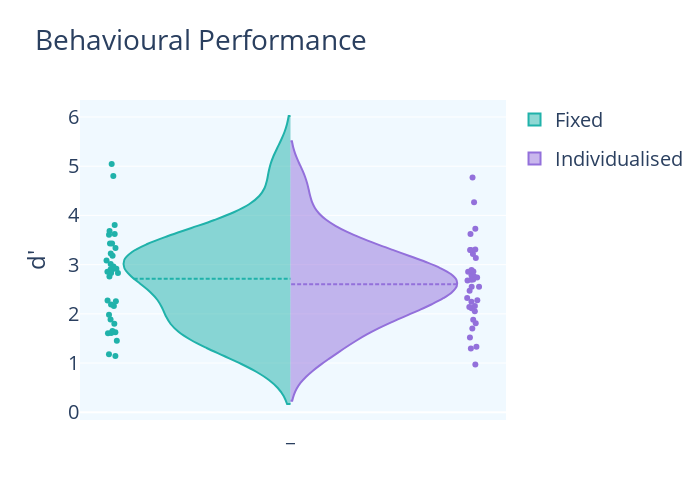

The notebook cell saved with this chart:
### Code cell
show_legend = [True,True,False,False]

fig = go.Figure()

# for i in range(0,len(pd.unique(df_plot['ROI']))):
i = 0
fig.add_trace(go.Violin(x= df_dprime_violin['label'][(df_dprime_violin['cond'] == 'Fixed') &
                                (df_dprime_violin['label'] == pd.unique(df_dprime_violin['label'])[i])],
                    y=df_dprime_violin['dprime'][(df_dprime_violin['cond'] == 'Fixed')&
                                        (df_dprime_violin['label'] == pd.unique(df_dprime_violin['label'])[i])],
                                        
                                        legendgroup='Fixed', scalegroup='Fixed', name='Fixed',
                    side='negative',
                    pointpos=-1.07, # where to position points
                    line_color='lightseagreen',
                    showlegend=show_legend[i],
                    ))
        

fig.add_trace(go.Violin(x=df_dprime_violin['label'][(df_dprime_violin['cond'] == 'Individualised') &
                                (df_dprime_violin['label'] == pd.unique(df_dprime_violin['label'])[i])],
                    y=df_dprime_violin['dprime'][(df_dprime_violin['cond'] == 'Individualised')&
                                        (df_dprime_violin['label'] == pd.unique(df_dprime_violin['label'])[i])],
                    legendgroup='Individualised', scalegroup='Individualised', name='Individualised',
                    side='positive',
                    pointpos=1.1, # where to position points
                    line_color='mediumpurple',
                    showlegend=show_legend[i],
                    
                    ))                    


# update characteristics shared by all traces
fig.update_traces(meanline_visible=True,
                  points='all', # show all points
                  jitter=0.05,  # add some jitter on points for better visibility
                  scalemode='count') #scale violin plot area with total count
fig.update_layout(
    title_text="Behavioural Performance",
    # xaxis_title = "ROI",
    yaxis_title = "d'",
    violingap=0.3, violingroupgap=0, violinmode='overlay',
    autosize = False,
    width = 700, 
    height = 500,
    font_size = 20,
    plot_bgcolor = '#f0f9ff' )
# fig.write_image("/dPrime.jpg", scale = 12)
fig.show()

### Figure 1 — Plotly figure (JSON) as saved in the notebook; plotly's stock layout.template omitted (floating-point values rounded to 4 significant figures)
{"data": [{"jitter": 0.05, "legendgroup": "Fixed", "line": {"color": "lightseagreen"}, "meanline": {"visible": true}, "name": "Fixed", "pointpos": -1.07, "points": "all", "scalegroup": "Fixed", "scalemode": "count", "showlegend": true, "side": "negative", "type": "violin", "x": ["_", "_", "_", "_", "_", "_", "_", "_", "_", "_", "_", "_", "_", "_", "_", "_", "_", "_", "_", "_", "_", "_", "_", "_", "_", "_", "_", "_", "_", "_", "_", "_", "_", "_", "_"], "y": [1.146, 5.043, 2.906, 2.158, 3.337, 1.455, 3.683, 3.429, 3.181, 1.628, 1.981, 1.613, 1.653, 2.76, 2.192, 3.804, 2.906, 1.181, 1.883, 2.828, 2.273, 2.831, 3.083, 3.609, 2.256, 1.607, 2.853, 2.96, 4.801, 3.229, 3.013, 2.914, 3.429, 1.801, 3.621]}, {"jitter": 0.05, "legendgroup": "Individualised", "line": {"color": "mediumpurple"}, "meanline": {"visible": true}, "name": "Individualised", "pointpos": 1.1, "points": "all", "scalegroup": "Individualised", "scalemode": "count", "showlegend": true, "side": "positive", "type": "violin", "x": ["_", "_", "_", "_", "_", "_", "_", "_", "_", "_", "_", "_", "_", "_", "_", "_", "_", "_", "_", "_", "_", "_", "_", "_", "_", "_", "_", "_", "_", "_", "_", "_", "_", "_", "_"], "y": [1.88, 1.295, 2.853, 2.697, 2.783, 2.676, 2.741, 3.732, 3.297, 3.297, 2.47, 2.861, 0.969, 3.305, 3.134, 4.77, 4.27, 1.808, 2.275, 2.138, 3.621, 2.054, 1.332, 2.694, 2.321, 1.703, 2.16, 2.893, 2.549, 1.519, 2.111, 3.214, 2.246, 2.549, 2.758]}], "layout": {"autosize": false, "font": {"size": 20}, "height": 500, "plot_bgcolor": "#f0f9ff", "title": {"text": "Behavioural Performance"}, "violingap": 0.3, "violingroupgap": 0, "violinmode": "overlay", "width": 700, "yaxis": {"title": {"text": "d'"}}}}
